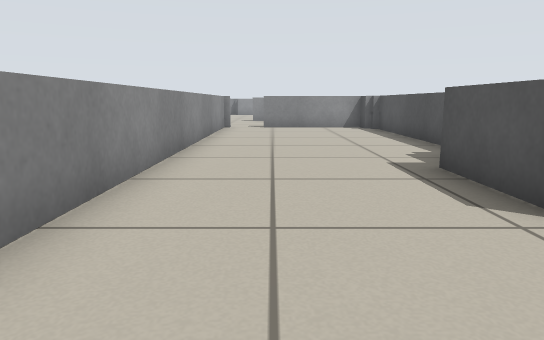
View 1 (above)

20 first-person views from a walk through a robot-simulator world made for Stage. The camera is 0.5 m above the floor, tilts 10° down and sees 70° across. Floor lines are 1 m apart. The floor is counted in squares, 0.5 m on a side. Each view is taken from the middle of a square. On the plan, view 1 faces up. The plan holds only what a view shows up to about 13 squares ahead; the rest is blank. The place goes on beyond the plan. The robots in the file are not drawn.

View 2
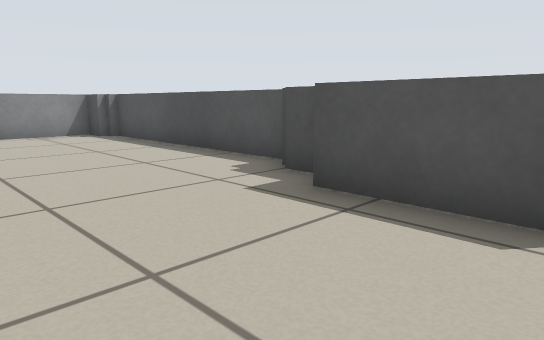

View 3
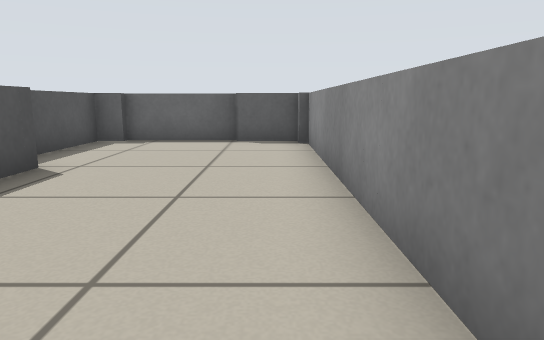

View 4
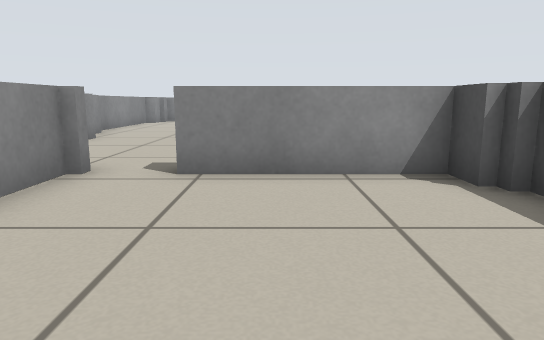

View 5
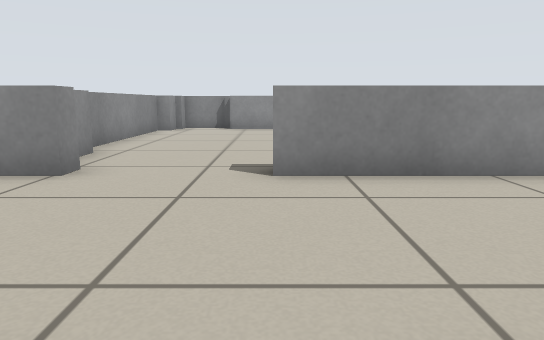

View 6
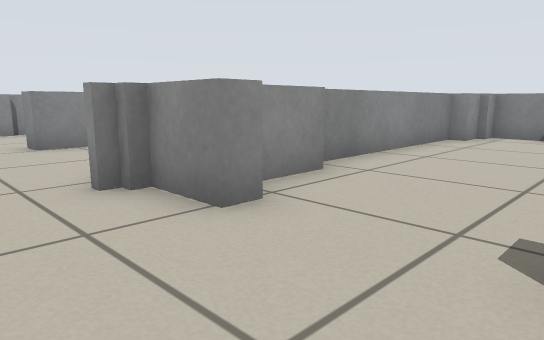

View 7
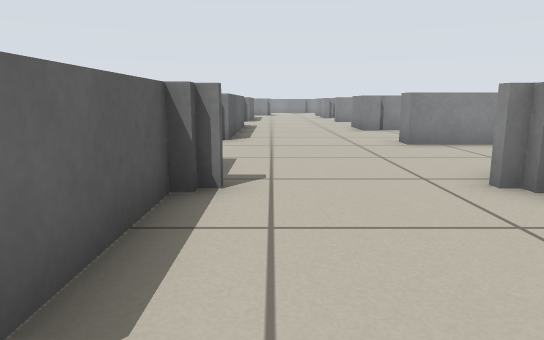

View 8
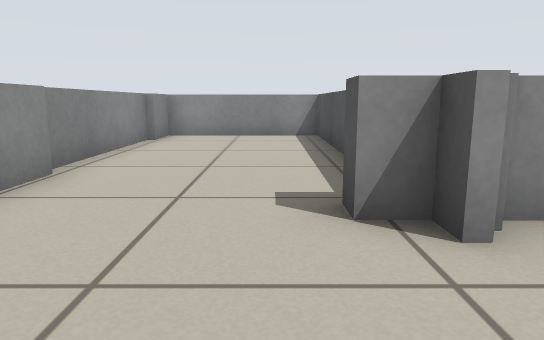

View 9
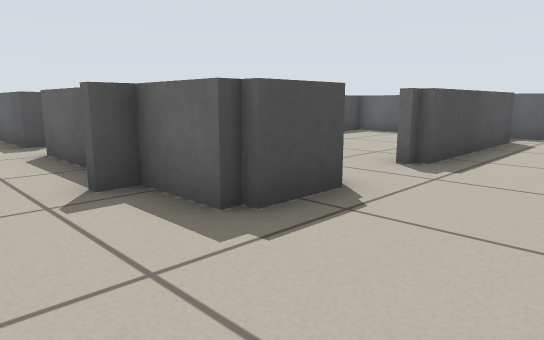

View 10
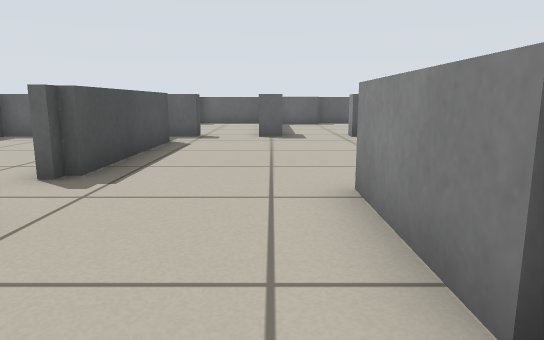

View 11
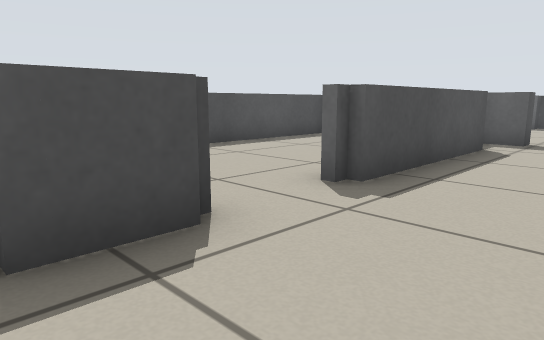

View 12
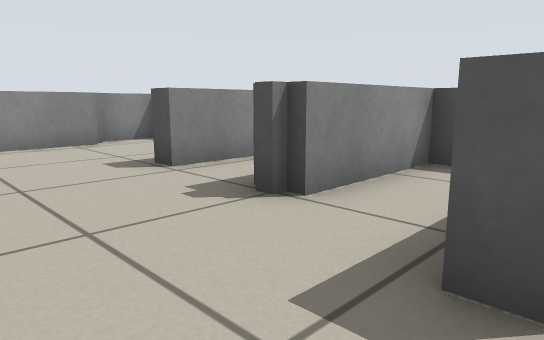

View 13
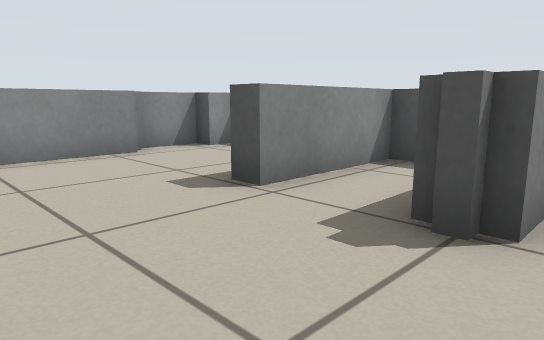

View 14
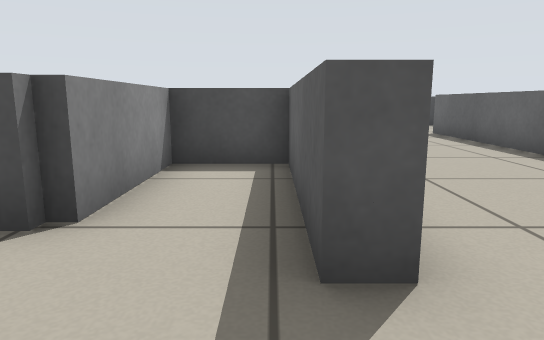

View 15
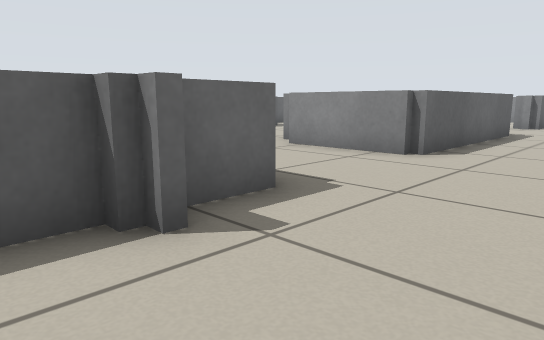

View 16
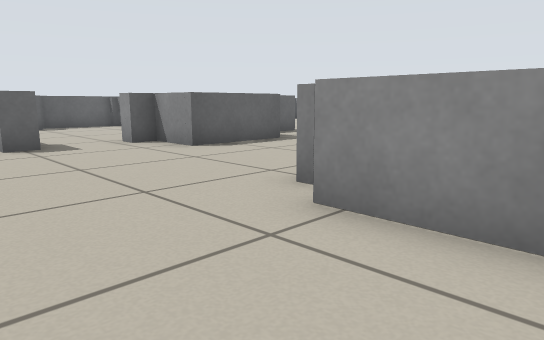

View 17
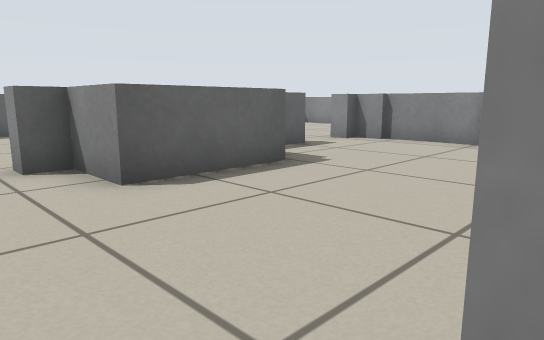

View 18
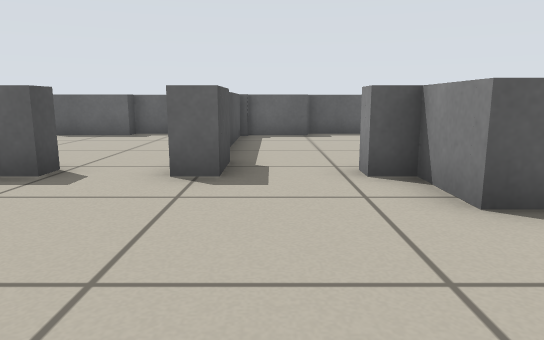

View 19
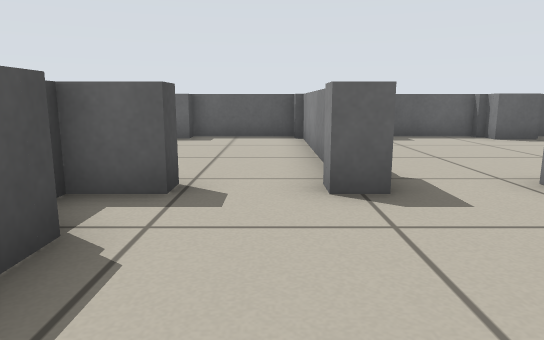

View 20
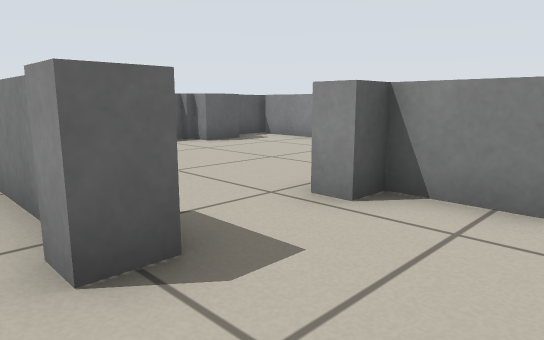

### Floor plan
Key: @ floor where view 1 was taken; # wall or solid block; . floor; = window, fence, low wall or low ledge.
Columns run from 23 left of view 1 to 4 right of it. Each row starts with its distance up from view 1.
 30           =========## =====
 29           =========..===..=
 28             ==...==.......=
 27             ==...==.......=
 26             ==...==....====
 25             ==...==....====
 24             ==...==.......=
 23             ==...==....=###
 22         =   ==...==.......=
 21        ==.. ==...===..=====#
 20         =....=...===..======
 19          ..................
 18          ...................
 17       ......................
 16       =======...======.=====
 15       =     =...======.=====
 14       =======...=    =.....=
 13        =   ==......  =.....=
 12            =....=... =.....=
 11        .........=....=.....=
 10     ............=....=.....=
  9   ==............= ...=.....=
  8   =.............= ...=.....=
  7   =....====.....==...=....==
  6 ==#=.=======.=.=======....==
  5  ===.======..=.===  ==....==
  4   .. =   ....=...    =....==
  3         .....=...    =....=
  2       .......=....   =....==
  1      =.......=.....  =....==
  0      =.==....=.....  =.@..==
 -1      ==============  #======
 -2        ==  ===  ===  =======
 -3                           ==

Where each view was taken, in squares from view 1:
view 1: 0 up, 0 right, facing up
view 2: 3 up, 1 left, facing up-right
view 3: 9 up, 1 left, facing down
view 4: 10 up, 1 right, facing up
view 5: 15 up, 1 left, facing up
view 6: 18 up, 1 left, facing up-left
view 7: 17 up, 1 left, facing left
view 8: 17 up, 7 left, facing up
view 9: 18 up, 10 left, facing down-right
view 10: 17 up, 10 left, facing down
view 11: 16 up, 10 left, facing down-right
view 12: 20 up, 3 left, facing up-right
view 13: 22 up, 3 left, facing up-right
view 14: 21 up, 3 left, facing right
view 15: 19 up, 4 left, facing down-left
view 16: 15 up, 8 left, facing down-left
view 17: 12 up, 11 left, facing down-left
view 18: 11 up, 11 left, facing down
view 19: 10 up, 9 left, facing down
view 20: 8 up, 9 left, facing down-left
